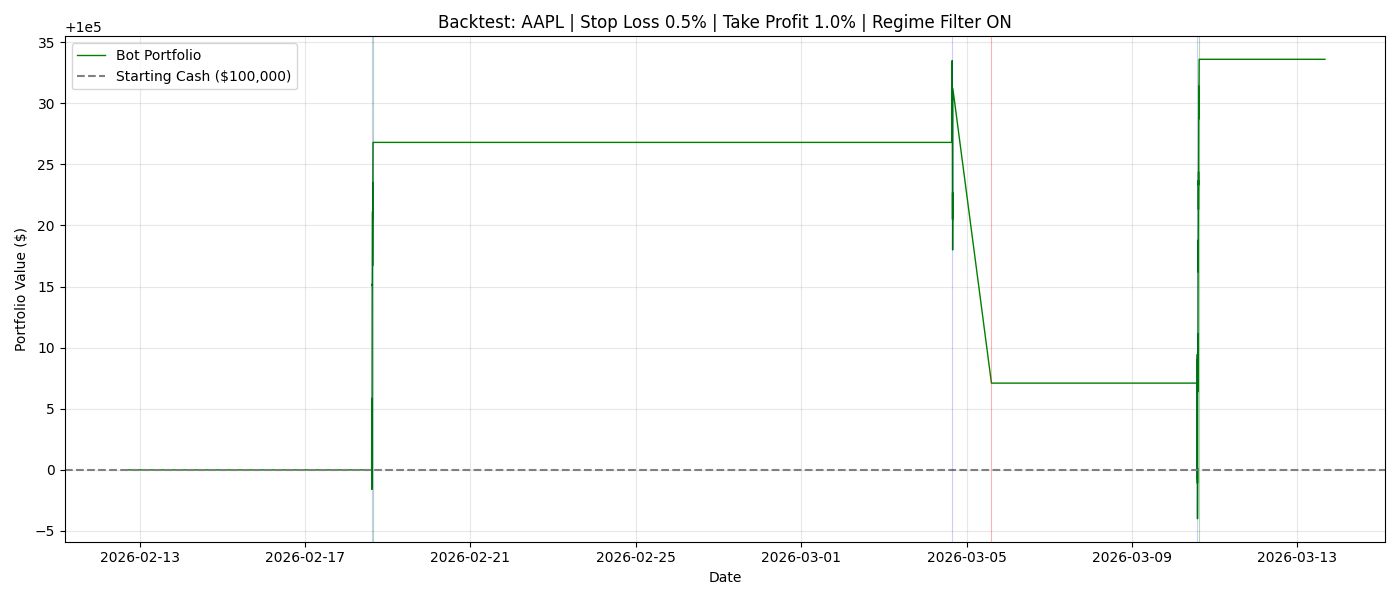

The script that saved this image:
import alpaca_trade_api as tradeapi
import pandas as pd
import numpy as np
import os
from datetime import datetime, timedelta
from dotenv import load_dotenv
import matplotlib.pyplot as plt

load_dotenv()

api = tradeapi.REST(
    os.environ["ALPACA_API_KEY"],
    os.environ["ALPACA_SECRET_KEY"],
    os.environ["ALPACA_BASE_URL"]
)

STOCK = "AAPL"
STARTING_CASH = 100000
QUANTITY = 10
LOOKBACK_DAYS = 30

# ── ATR-based stop loss and take profit ──────────────────────────
ATR_PERIOD = 14
ATR_STOP_MULT = 1.5           # Stop loss = entry - 1.5 * ATR
ATR_PROFIT_MULT = 3.0         # Take profit = entry + 3.0 * ATR

# ── Regime detection settings ─────────────────────────────────────
REGIME_EMA = 50             # If price > 50 EMA = uptrend, below = downtrend

# ── Parameter grid ────────────────────────────────────────────────
PARAM_GRID = [
    {"fast": 6,  "slow": 10, "rsi_period": 7, "rsi_buy": 35, "rsi_sell": 55},
    {"fast": 6,  "slow": 10, "rsi_period": 7, "rsi_buy": 30, "rsi_sell": 60},
    {"fast": 6,  "slow": 10, "rsi_period": 7, "rsi_buy": 40, "rsi_sell": 55},
    {"fast": 4,  "slow": 10, "rsi_period": 7, "rsi_buy": 35, "rsi_sell": 55},
    {"fast": 8,  "slow": 13, "rsi_period": 7, "rsi_buy": 35, "rsi_sell": 55},
    {"fast": 8,  "slow": 22, "rsi_period": 7, "rsi_buy": 25, "rsi_sell": 60},
    {"fast": 2,  "slow": 13, "rsi_period": 7, "rsi_buy": 35, "rsi_sell": 55},
    {"fast": 2,  "slow": 22, "rsi_period": 7, "rsi_buy": 25, "rsi_sell": 55},
    {"fast": 6,  "slow": 7,  "rsi_period": 7, "rsi_buy": 35, "rsi_sell": 55},
    {"fast": 8,  "slow": 22, "rsi_period": 7, "rsi_buy": 25, "rsi_sell": 70},
]

BB_PERIOD = 15
BB_STD = 1.5

# ── Transaction cost model ───────────────────────────────────────
COST_MODEL_ENABLED = True

# Estimated half-spread per stock (dollars) — typical IEX minute bar fills
SPREAD_ESTIMATES = {
    "AAPL": 0.02, "MSFT": 0.02, "NVDA": 0.03, "GOOGL": 0.05,
    "AMZN": 0.04, "TSLA": 0.05, "META": 0.03, "AMD": 0.03,
    "NFLX": 0.05, "CRM": 0.04, "JPM": 0.02, "BAC": 0.01,
    "GS": 0.05, "V": 0.03, "SPY": 0.01, "QQQ": 0.01,
    "XOM": 0.02, "CVX": 0.02, "JNJ": 0.02, "PFE": 0.01,
    "UNH": 0.05, "WMT": 0.02, "COST": 0.05, "NKE": 0.03,
    "INTC": 0.02, "QCOM": 0.03
}
DEFAULT_SPREAD = 0.03
SLIPPAGE_MULT = 0.5     # 50% additional slippage on top of spread
SEC_FEE_RATE = 0.0000278 # SEC fee on sells: $0.00278 per $100

def calculate_trade_cost(stock, price, quantity, side):
    """Calculate total transaction cost for a single trade."""
    if not COST_MODEL_ENABLED:
        return 0.0
    half_spread = SPREAD_ESTIMATES.get(stock, DEFAULT_SPREAD)
    spread_cost = half_spread * quantity
    slippage_cost = spread_cost * SLIPPAGE_MULT
    sec_fee = 0.0
    if side == "sell":
        sec_fee = price * quantity * SEC_FEE_RATE
    return spread_cost + slippage_cost + sec_fee

# ── Fetch historical minute bars ──────────────────────────────────
def get_minute_bars(stock, days):
    end = datetime.now()
    start = end - timedelta(days=days)

    print(f"Fetching {days} days of minute data for {stock}...")

    all_bars = []
    current_start = start

    while current_start < end:
        chunk_end = min(current_start + timedelta(days=7), end)
        try:
            bars = api.get_bars(
                stock,
                tradeapi.rest.TimeFrame.Minute,
                start=current_start.strftime("%Y-%m-%dT%H:%M:%SZ"),
                end=chunk_end.strftime("%Y-%m-%dT%H:%M:%SZ"),
                feed="iex"
            ).df
            if isinstance(bars.index, pd.MultiIndex):
                bars = bars.xs(stock, level="symbol")
            if len(bars) > 0:
                all_bars.append(bars)
        except Exception as e:
            print(f"  Chunk error: {e}")
        current_start = chunk_end

    if not all_bars:
        print("No data returned!")
        return None

    combined = pd.concat(all_bars)
    combined = combined[~combined.index.duplicated(keep="first")]
    combined = combined.sort_index()
    combined.index = pd.to_datetime(combined.index)
    combined = combined.between_time("09:30", "16:00")

    print(f"Got {len(combined)} minute bars")
    return combined

# ── Fetch SPY for regime detection ────────────────────────────────
def get_spy_bars(days):
    end = datetime.now()
    start = end - timedelta(days=days)
    all_bars = []
    current_start = start

    while current_start < end:
        chunk_end = min(current_start + timedelta(days=7), end)
        try:
            bars = api.get_bars(
                "SPY",
                tradeapi.rest.TimeFrame.Minute,
                start=current_start.strftime("%Y-%m-%dT%H:%M:%SZ"),
                end=chunk_end.strftime("%Y-%m-%dT%H:%M:%SZ"),
                feed="iex"
            ).df
            if isinstance(bars.index, pd.MultiIndex):
                bars = bars.xs("SPY", level="symbol")
            if len(bars) > 0:
                all_bars.append(bars)
        except Exception as e:
            pass
        current_start = chunk_end

    if not all_bars:
        return None

    combined = pd.concat(all_bars)
    combined = combined[~combined.index.duplicated(keep="first")]
    combined = combined.sort_index()
    combined.index = pd.to_datetime(combined.index)
    combined = combined.between_time("09:30", "16:00")
    return combined

# ── Calculate indicators ──────────────────────────────────────────
def calculate_ema(series, period):
    return series.ewm(span=period, adjust=False).mean()

def calculate_rsi(series, period):
    delta = series.diff()
    gain = delta.where(delta > 0, 0)
    loss = -delta.where(delta < 0, 0)
    avg_gain = gain.rolling(window=period).mean()
    avg_loss = loss.rolling(window=period).mean()
    rs = avg_gain / avg_loss
    return 100 - (100 / (1 + rs))

def calculate_bollinger_bands(series, period, std):
    middle = series.rolling(window=period).mean()
    deviation = series.rolling(window=period).std()
    upper = middle + (std * deviation)
    lower = middle - (std * deviation)
    return upper, middle, lower

def calculate_macd(series, fast=12, slow=26, signal=9):
    ema_fast = series.ewm(span=fast, adjust=False).mean()
    ema_slow = series.ewm(span=slow, adjust=False).mean()
    macd_line = ema_fast - ema_slow
    signal_line = macd_line.ewm(span=signal, adjust=False).mean()
    return macd_line, signal_line

def calculate_atr(bars, period=ATR_PERIOD):
    high = bars["high"]
    low = bars["low"]
    close = bars["close"]
    tr1 = high - low
    tr2 = abs(high - close.shift(1))
    tr3 = abs(low - close.shift(1))
    true_range = pd.concat([tr1, tr2, tr3], axis=1).max(axis=1)
    return true_range.rolling(window=period).mean()

def calculate_vwap(bars):
    typical_price = (bars["high"] + bars["low"] + bars["close"]) / 3
    tp_vol = typical_price * bars["volume"]
    # Group by date to reset VWAP daily
    cum_tp_vol = tp_vol.groupby(tp_vol.index.date).cumsum()
    cum_vol = bars["volume"].groupby(bars["volume"].index.date).cumsum()
    vwap = cum_tp_vol / cum_vol
    return vwap

# ── Single backtest ───────────────────────────────────────────────
def run_single_backtest(bars, spy_bars, fast, slow, rsi_period, rsi_buy, rsi_sell):
    close = bars["close"]

    fast_ema = calculate_ema(close, fast)
    slow_ema = calculate_ema(close, slow)
    rsi = calculate_rsi(close, rsi_period)
    bb_upper, bb_middle, bb_lower = calculate_bollinger_bands(close, BB_PERIOD, BB_STD)
    macd_line, signal_line = calculate_macd(close)
    atr = calculate_atr(bars)
    vwap = calculate_vwap(bars)

    # Regime detection using SPY
    spy_close = spy_bars["close"].reindex(close.index, method="ffill")
    spy_regime_ema = calculate_ema(spy_close, REGIME_EMA)

    cash = STARTING_CASH
    position = 0
    trades = []
    buy_price = 0
    buy_atr = 0
    buy_cost_stored = 0
    last_trade_bar = -10

    for i in range(max(slow, BB_PERIOD, rsi_period, REGIME_EMA, 35) + 1, len(bars)):
        if i - last_trade_bar < 5:
            continue

        price = close.iloc[i]
        fast_val = fast_ema.iloc[i]
        slow_val = slow_ema.iloc[i]
        rsi_val = rsi.iloc[i]
        upper = bb_upper.iloc[i]
        lower = bb_lower.iloc[i]
        spy_price = spy_close.iloc[i]
        spy_ema = spy_regime_ema.iloc[i]
        macd_bullish = macd_line.iloc[i] > signal_line.iloc[i]
        macd_bearish = macd_line.iloc[i] < signal_line.iloc[i]
        cur_vwap = vwap.iloc[i]

        # Regime filter — only buy if SPY is above its 50 EMA
        market_uptrend = spy_price > spy_ema

        # ATR-based stop loss and take profit check
        if position > 0:
            stop_price = buy_price - (ATR_STOP_MULT * buy_atr)
            target_price = buy_price + (ATR_PROFIT_MULT * buy_atr)
            if price <= stop_price:
                sell_cost = calculate_trade_cost(STOCK, price, position, "sell")
                pnl = (price - buy_price) * position - buy_cost_stored - sell_cost
                cash += (price * position) - sell_cost
                trades.append({"action": "STOP", "price": price, "pnl": pnl})
                position = 0
                last_trade_bar = i
                continue
            elif price >= target_price:
                sell_cost = calculate_trade_cost(STOCK, price, position, "sell")
                pnl = (price - buy_price) * position - buy_cost_stored - sell_cost
                cash += (price * position) - sell_cost
                trades.append({"action": "TAKE PROFIT", "price": price, "pnl": pnl})
                position = 0
                last_trade_bar = i
                continue

        # Buy — matches live bot: OR logic for RSI/BB + MACD + VWAP
        if (market_uptrend and
            fast_val > slow_val and
            (rsi_val < rsi_buy or price <= lower) and
            macd_bullish and
            (pd.isna(cur_vwap) or price < cur_vwap) and
            position == 0 and
            cash >= price * QUANTITY and
            not pd.isna(atr.iloc[i])):
            buy_cost = calculate_trade_cost(STOCK, price, QUANTITY, "buy")
            position = QUANTITY
            cash -= (price * QUANTITY) + buy_cost
            buy_price = price
            buy_atr = atr.iloc[i]
            buy_cost_stored = buy_cost
            last_trade_bar = i
            trades.append({"action": "BUY", "price": price})

        # Sell — matches live bot: OR logic for RSI/BB + MACD + VWAP
        elif (fast_val < slow_val and
              (rsi_val > rsi_sell or price >= upper) and
              macd_bearish and
              (pd.isna(cur_vwap) or price > cur_vwap) and
              position > 0):
            sell_cost = calculate_trade_cost(STOCK, price, position, "sell")
            pnl = (price - buy_price) * position - buy_cost_stored - sell_cost
            cash += (price * position) - sell_cost
            last_trade_bar = i
            trades.append({"action": "SELL", "price": price, "pnl": pnl})
            position = 0

    if position > 0:
        final_price = close.iloc[-1]
        sell_cost = calculate_trade_cost(STOCK, final_price, position, "sell")
        pnl = (final_price - buy_price) * position - buy_cost_stored - sell_cost
        cash += (final_price * position) - sell_cost
        trades.append({"action": "SELL", "price": final_price, "pnl": pnl})

    total_return = ((cash - STARTING_CASH) / STARTING_CASH) * 100
    completed = [t for t in trades if t["action"] != "BUY"]
    pnls = [t["pnl"] for t in completed]
    wins = [p for p in pnls if p > 0]
    win_rate = len(wins) / len(pnls) * 100 if pnls else 0
    sharpe = 0
    if len(pnls) > 1 and np.std(pnls) > 0:
        sharpe = (np.mean(pnls) / np.std(pnls)) * np.sqrt(252)

    return {
        "total_return": total_return,
        "trades": len(completed),
        "win_rate": win_rate,
        "sharpe": sharpe,
        "cash": cash
    }

# ── Full backtest with chart ──────────────────────────────────────
def run_full_backtest(bars, spy_bars, fast, slow, rsi_period, rsi_buy, rsi_sell):
    close = bars["close"]

    fast_ema = calculate_ema(close, fast)
    slow_ema = calculate_ema(close, slow)
    rsi = calculate_rsi(close, rsi_period)
    bb_upper, bb_middle, bb_lower = calculate_bollinger_bands(close, BB_PERIOD, BB_STD)
    macd_line, signal_line = calculate_macd(close)
    atr = calculate_atr(bars)
    vwap = calculate_vwap(bars)

    spy_close = spy_bars["close"].reindex(close.index, method="ffill")
    spy_regime_ema = calculate_ema(spy_close, REGIME_EMA)

    cash = STARTING_CASH
    position = 0
    trades = []
    portfolio_values = []
    buy_price = 0
    buy_atr = 0
    buy_cost_stored = 0
    last_trade_bar = -10

    for i in range(max(slow, BB_PERIOD, rsi_period, REGIME_EMA, 35) + 1, len(bars)):
        if i - last_trade_bar < 5:
            continue

        price = close.iloc[i]
        fast_val = fast_ema.iloc[i]
        slow_val = slow_ema.iloc[i]
        rsi_val = rsi.iloc[i]
        upper = bb_upper.iloc[i]
        lower = bb_lower.iloc[i]
        date = bars.index[i]
        spy_price = spy_close.iloc[i]
        spy_ema = spy_regime_ema.iloc[i]
        macd_bullish = macd_line.iloc[i] > signal_line.iloc[i]
        macd_bearish = macd_line.iloc[i] < signal_line.iloc[i]
        cur_vwap = vwap.iloc[i]

        market_uptrend = spy_price > spy_ema
        portfolio_value = cash + (position * price)
        portfolio_values.append({"date": date, "value": portfolio_value})

        # ATR-based stop loss and take profit check
        if position > 0:
            stop_price = buy_price - (ATR_STOP_MULT * buy_atr)
            target_price = buy_price + (ATR_PROFIT_MULT * buy_atr)
            if price <= stop_price:
                sell_cost = calculate_trade_cost(STOCK, price, position, "sell")
                pnl = (price - buy_price) * position - buy_cost_stored - sell_cost
                cash += (price * position) - sell_cost
                trades.append({
                    "date": date, "action": "STOP",
                    "price": price, "rsi": rsi_val, "pnl": pnl
                })
                position = 0
                last_trade_bar = i
                continue
            elif price >= target_price:
                sell_cost = calculate_trade_cost(STOCK, price, position, "sell")
                pnl = (price - buy_price) * position - buy_cost_stored - sell_cost
                cash += (price * position) - sell_cost
                trades.append({
                    "date": date, "action": "TAKE PROFIT",
                    "price": price, "rsi": rsi_val, "pnl": pnl
                })
                position = 0
                last_trade_bar = i
                continue

        if (market_uptrend and
            fast_val > slow_val and
            (rsi_val < rsi_buy or price <= lower) and
            macd_bullish and
            (pd.isna(cur_vwap) or price < cur_vwap) and
            position == 0 and
            cash >= price * QUANTITY and
            not pd.isna(atr.iloc[i])):
            buy_cost = calculate_trade_cost(STOCK, price, QUANTITY, "buy")
            position = QUANTITY
            cash -= (price * QUANTITY) + buy_cost
            buy_price = price
            buy_atr = atr.iloc[i]
            buy_cost_stored = buy_cost
            last_trade_bar = i
            trades.append({
                "date": date, "action": "BUY",
                "price": price, "rsi": rsi_val
            })

        elif (fast_val < slow_val and
              (rsi_val > rsi_sell or price >= upper) and
              macd_bearish and
              (pd.isna(cur_vwap) or price > cur_vwap) and
              position > 0):
            sell_cost = calculate_trade_cost(STOCK, price, position, "sell")
            pnl = (price - buy_price) * position - buy_cost_stored - sell_cost
            cash += (price * position) - sell_cost
            last_trade_bar = i
            trades.append({
                "date": date, "action": "SELL",
                "price": price, "rsi": rsi_val, "pnl": pnl
            })
            position = 0

    if position > 0:
        final_price = close.iloc[-1]
        sell_cost = calculate_trade_cost(STOCK, final_price, position, "sell")
        pnl = (final_price - buy_price) * position - buy_cost_stored - sell_cost
        cash += (final_price * position) - sell_cost
        trades.append({
            "date": bars.index[-1], "action": "SELL (Close)",
            "price": final_price, "rsi": 0, "pnl": pnl
        })

    return trades, portfolio_values, cash

# ── Print metrics ─────────────────────────────────────────────────
def calculate_metrics(trades, portfolio_values, final_cash, fast, slow, rsi_period, rsi_buy, rsi_sell):
    print(f"\n{'='*60}")
    print("FULL BACKTEST RESULTS — WITH STOP LOSS + REGIME DETECTION")
    print(f"{'='*60}")

    total_return = ((final_cash - STARTING_CASH) / STARTING_CASH) * 100
    print(f"  Stock:            {STOCK}")
    print(f"  EMA:              {fast}/{slow}")
    print(f"  RSI:              Period {rsi_period} | Levels {rsi_buy}/{rsi_sell}")
    print(f"  Stop Loss:        {ATR_STOP_MULT}x ATR")
    print(f"  Take Profit:      {ATR_PROFIT_MULT}x ATR")
    print(f"  Regime Filter:    SPY > {REGIME_EMA} EMA")
    print(f"  Starting Cash:    ${STARTING_CASH:,.2f}")
    print(f"  Final Cash:       ${final_cash:,.2f}")
    print(f"  Total Return:     {total_return:+.2f}%")

    completed = [t for t in trades if t["action"] != "BUY"]
    pnls = [t["pnl"] for t in completed]

    stops = len([t for t in trades if t["action"] == "STOP"])
    take_profits = len([t for t in trades if t["action"] == "TAKE PROFIT"])
    signals = len([t for t in trades if t["action"] == "SELL"])

    if pnls:
        wins = [p for p in pnls if p > 0]
        losses = [p for p in pnls if p <= 0]
        win_rate = len(wins) / len(pnls) * 100

        print(f"\n  Total Trades:     {len(pnls)}")
        print(f"  Signal Sells:     {signals}")
        print(f"  Take Profits:     {take_profits} 🎯")
        print(f"  Stop Losses:      {stops} 🛑")
        print(f"  Win Rate:         {win_rate:.1f}%")
        if wins:
            print(f"  Avg Win:          ${np.mean(wins):+.2f}")
        if losses:
            print(f"  Avg Loss:         ${np.mean(losses):+.2f}")
        if wins and losses:
            print(f"  Profit Factor:    {abs(sum(wins)/sum(losses)):.2f}")

        if len(pnls) > 1 and np.std(pnls) > 0:
            sharpe = (np.mean(pnls) / np.std(pnls)) * np.sqrt(252)
            emoji = "🔥" if sharpe > 2 else "✅" if sharpe > 1 else "⚠️" if sharpe > 0 else "🔴"
            print(f"  Sharpe Ratio:     {sharpe:.2f} {emoji}")

        values = [p["value"] for p in portfolio_values]
        peak = STARTING_CASH
        max_drawdown = 0
        for v in values:
            if v > peak:
                peak = v
            drawdown = (peak - v) / peak * 100
            if drawdown > max_drawdown:
                max_drawdown = drawdown
        print(f"  Max Drawdown:     -{max_drawdown:.2f}%")

    print(f"\n{'='*60}")
    print("TRADE LOG (last 20)")
    print(f"{'='*60}")
    for t in trades[-20:]:
        if t["action"] == "BUY":
            print(f"  ✅ BUY          {str(t['date'])[:16]} | ${t['price']:.2f} | RSI: {t['rsi']:.1f}")
        elif t["action"] == "TAKE PROFIT":
            print(f"  🎯 TAKE PROFIT  {str(t['date'])[:16]} | ${t['price']:.2f} | PnL: ${t['pnl']:+.2f}")
        elif t["action"] == "STOP":
            print(f"  🛑 STOP LOSS    {str(t['date'])[:16]} | ${t['price']:.2f} | PnL: ${t['pnl']:+.2f}")
        else:
            pnl = t.get("pnl", 0)
            emoji = "🟢" if pnl > 0 else "🔴"
            print(f"  {emoji} SELL SIGNAL  {str(t['date'])[:16]} | ${t['price']:.2f} | PnL: ${pnl:+.2f}")

    if portfolio_values:
        dates = [p["date"] for p in portfolio_values]
        values = [p["value"] for p in portfolio_values]

        plt.figure(figsize=(14, 6))
        plt.plot(dates, values, label="Bot Portfolio", color="green", linewidth=1)
        plt.axhline(y=STARTING_CASH, color="gray", linestyle="--",
                   label=f"Starting Cash (${STARTING_CASH:,})")

        for t in trades:
            if t["action"] == "BUY":
                plt.axvline(x=t["date"], color="blue", alpha=0.2, linewidth=0.8)
            elif t["action"] == "TAKE PROFIT":
                plt.axvline(x=t["date"], color="green", alpha=0.3, linewidth=0.8)
            elif t["action"] == "STOP":
                plt.axvline(x=t["date"], color="red", alpha=0.3, linewidth=0.8)

        plt.title(f"Backtest: {STOCK} | Stop {ATR_STOP_MULT}x ATR | TP {ATR_PROFIT_MULT}x ATR | Regime Filter ON")
        plt.xlabel("Date")
        plt.ylabel("Portfolio Value ($)")
        plt.legend()
        plt.grid(True, alpha=0.3)
        plt.tight_layout()
        plt.savefig("backtest_minutes.png")
        plt.show()
        print(f"\n  📊 Chart saved as backtest_minutes.png")

# ── Run everything ────────────────────────────────────────────────
print(f"📊 Fetching SPY data for regime detection...")
spy_bars = get_spy_bars(LOOKBACK_DAYS)
bars = get_minute_bars(STOCK, LOOKBACK_DAYS)

if bars is not None and spy_bars is not None:
    print(f"\n{'='*80}")
    print("GRID SEARCH — MINUTE BARS + STOP LOSS + REGIME DETECTION")
    print(f"{'='*80}")
    print(f"  {'EMA':<10} {'RSI':<10} {'Levels':<12} {'Return':<10} {'Trades':<8} {'Win%':<8} {'Sharpe':<8}")
    print(f"  {'-'*70}")

    results = []
    for p in PARAM_GRID:
        result = run_single_backtest(
            bars, spy_bars, p["fast"], p["slow"],
            p["rsi_period"], p["rsi_buy"], p["rsi_sell"]
        )
        result["params"] = p
        results.append(result)
        print(f"  EMA {p['fast']}/{p['slow']:2} | "
              f"RSI {p['rsi_period']:2} | "
              f"{p['rsi_buy']}/{p['rsi_sell']} | "
              f"{result['total_return']:+6.2f}% | "
              f"{result['trades']:4} trades | "
              f"{result['win_rate']:5.1f}% | "
              f"Sharpe: {result['sharpe']:5.2f}")

    best = max(results, key=lambda x: x["total_return"])
    best_p = best["params"]

    print(f"\n{'='*80}")
    print(f"🏆 BEST PARAMETERS:")
    print(f"   EMA:        {best_p['fast']}/{best_p['slow']}")
    print(f"   RSI Period: {best_p['rsi_period']}")
    print(f"   RSI Levels: {best_p['rsi_buy']}/{best_p['rsi_sell']}")
    print(f"   Return:     {best['total_return']:+.2f}%")
    print(f"   Trades:     {best['trades']}")
    print(f"   Win Rate:   {best['win_rate']:.1f}%")
    print(f"   Sharpe:     {best['sharpe']:.2f}")

    print(f"\nRunning full backtest with best parameters...")
    trades, portfolio_values, final_cash = run_full_backtest(
        bars, spy_bars,
        best_p["fast"], best_p["slow"],
        best_p["rsi_period"], best_p["rsi_buy"], best_p["rsi_sell"]
    )
    calculate_metrics(
        trades, portfolio_values, final_cash,
        best_p["fast"], best_p["slow"],
        best_p["rsi_period"], best_p["rsi_buy"], best_p["rsi_sell"]
    )

    # ── Cost Impact Comparison ────────────────────────────────────────
    print(f"\n{'='*80}")
    print("COST IMPACT COMPARISON")
    print(f"{'='*80}")

    # Run best params WITHOUT costs
    COST_MODEL_ENABLED = False
    no_cost_trades, _, no_cost_cash = run_full_backtest(
        bars, spy_bars,
        best_p["fast"], best_p["slow"],
        best_p["rsi_period"], best_p["rsi_buy"], best_p["rsi_sell"]
    )

    # Run best params WITH costs
    COST_MODEL_ENABLED = True
    cost_trades, _, cost_cash = run_full_backtest(
        bars, spy_bars,
        best_p["fast"], best_p["slow"],
        best_p["rsi_period"], best_p["rsi_buy"], best_p["rsi_sell"]
    )

    no_cost_return = ((no_cost_cash - STARTING_CASH) / STARTING_CASH) * 100
    cost_return = ((cost_cash - STARTING_CASH) / STARTING_CASH) * 100

    no_cost_pnls = [t["pnl"] for t in no_cost_trades if t["action"] != "BUY"]
    cost_pnls = [t["pnl"] for t in cost_trades if t["action"] != "BUY"]

    no_cost_wins = len([p for p in no_cost_pnls if p > 0]) / len(no_cost_pnls) * 100 if no_cost_pnls else 0
    cost_wins = len([p for p in cost_pnls if p > 0]) / len(cost_pnls) * 100 if cost_pnls else 0

    no_cost_sharpe = (np.mean(no_cost_pnls) / np.std(no_cost_pnls)) * np.sqrt(252) if len(no_cost_pnls) > 1 and np.std(no_cost_pnls) > 0 else 0
    cost_sharpe = (np.mean(cost_pnls) / np.std(cost_pnls)) * np.sqrt(252) if len(cost_pnls) > 1 and np.std(cost_pnls) > 0 else 0

    print(f"  {'Metric':<20} {'No Costs':<15} {'With Costs':<15} {'Impact':<15}")
    print(f"  {'-'*60}")
    print(f"  {'Return':<20} {no_cost_return:+.4f}%{'':<7} {cost_return:+.4f}%{'':<7} {cost_return - no_cost_return:+.4f}%")
    print(f"  {'Win Rate':<20} {no_cost_wins:.1f}%{'':<10} {cost_wins:.1f}%{'':<10} {cost_wins - no_cost_wins:+.1f}%")
    print(f"  {'Sharpe':<20} {no_cost_sharpe:.2f}{'':<11} {cost_sharpe:.2f}{'':<11} {cost_sharpe - no_cost_sharpe:+.2f}")
    print(f"  {'Trades':<20} {len(no_cost_pnls):<15} {len(cost_pnls):<15}")

    if cost_return > 0 and cost_sharpe > 0:
        print(f"\n  ✅ EDGE SURVIVES TRANSACTION COSTS")
    else:
        print(f"\n  🚨 EDGE DOES NOT SURVIVE TRANSACTION COSTS")
        print(f"  Strategy needs wider profit targets or fewer trades")
